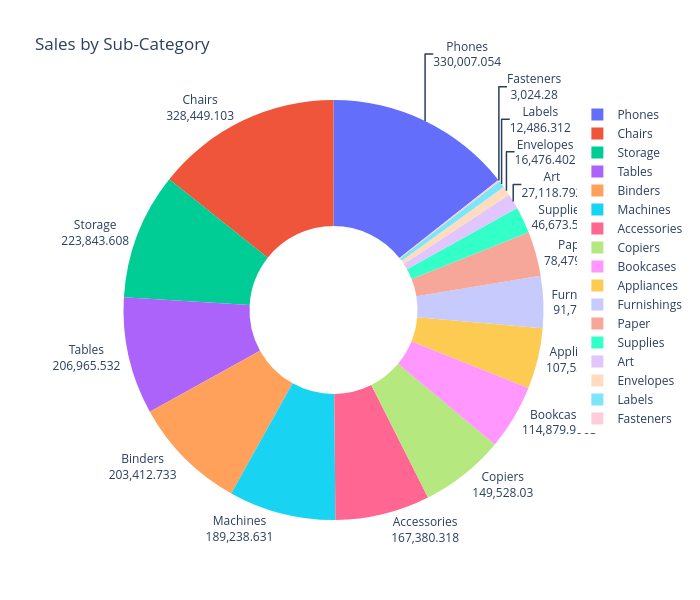

Here is the notebook cell this chart was saved with:
### Markdown cell above
SALES BY SUB-CATEGORY

### Code cell
sales_by_subcategory= Data.groupby('Sub-Category')['Sales'].sum().reset_index()
fig = px.pie(sales_by_subcategory,names='Sub-Category',values='Sales',hole=0.4,title='Sales by Sub-Category')
# 3. Increase height and width
fig.update_layout(
    width=700,   # Set your desired width in pixels
    height=600   # Set your desired height in pixels
)
# 4. Show both Labels and Values together
fig.update_traces(
    textinfo='label+value', # Combines label and value
    textposition='outside'  # Optional: places the text outside the slices for better readability
)
fig.show()

### Figure 1 — Plotly figure (JSON) as saved in the notebook; plotly's stock layout.template omitted (floating-point values rounded to 4 significant figures)
{"data": [{"domain": {"x": [0.0, 1.0], "y": [0.0, 1.0]}, "hole": 0.4, "hovertemplate": "Sub-Category=%{label}<br>Sales=%{value}<extra></extra>", "labels": ["Accessories", "Appliances", "Art", "Binders", "Bookcases", "Chairs", "Copiers", "Envelopes", "Fasteners", "Furnishings", "Labels", "Machines", "Paper", "Phones", "Storage", "Supplies", "Tables"], "legendgroup": "", "name": "", "showlegend": true, "values": [167400.0, 107500.0, 27120.0, 203400.0, 114900.0, 328400.0, 149500.0, 16480.0, 3024.0, 91710.0, 12490.0, 189200.0, 78480.0, 330000.0, 223800.0, 46670.0, 207000.0], "type": "pie", "textinfo": "label+value", "textposition": "outside"}], "layout": {"legend": {"tracegroupgap": 0}, "title": {"text": "Sales by Sub-Category"}, "width": 700, "height": 600}}
